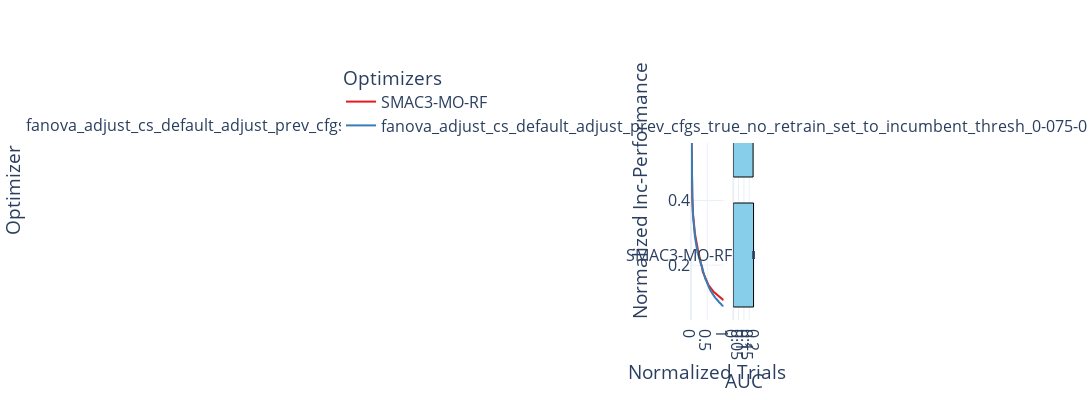

This figure's notebook cell:
### Markdown cell above
# Final Perfromance

### Code cell
# plot best fanova vs best hypershap vs ParEGO
df_smac = df[df['optimizer_id']=='SMAC3-MO-RF']
best_final = merge[merge['final_perf_mean'] == merge['final_perf_mean'].min()]['optimizer_id'].values[0]
fanova_final = df[df['optimizer_id']==best_final]
# fanova_final['optimizer_id'] = 'fANOVA-ParEGO-final'
best_auc = merge[merge['auc_mean'] == merge['auc_mean'].min()]['optimizer_id'].values[0]
fanova_auc = df[df['optimizer_id']==best_auc]
# fanova_auc['optimizer_id'] = 'fANOVA-ParEGO-auc'
# hypershap_final = perf_all[perf_all['optimizer_id']=='hypershap_adjust_cs_random_adjust_prev_cfgs_set_to_random_thresh_0.75']
# hypershap_final['optimizer_id'] = 'HyperSHAP-ParEGO-final'
# hypershap_auc = perf_all[perf_all['optimizer_id']=='hypershap_adjust_cs_default_constant_adjust_prev_cfgs_set_to_incumbent_dynamic_decay_down']
# hypershap_auc['optimizer_id'] = 'HyperSHAP-ParEGO'
df_plot = pd.concat([df_smac, fanova_auc, fanova_final], ignore_index=True)

plot_one_thing('optimizer_id', df_plot=df_plot)
